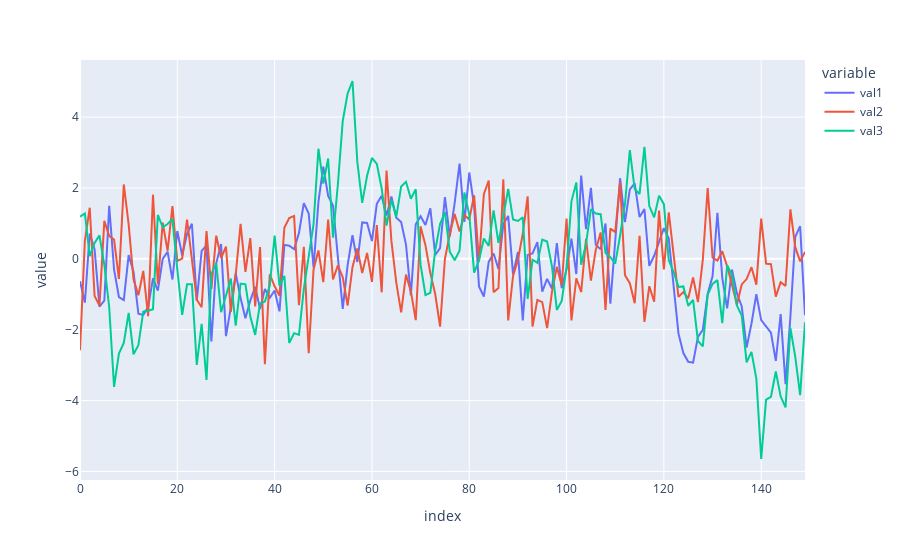

Notebook cell for this chart:
### Code cell
import plotly.express as px

fig = px.line(df_1, facet_col_wrap=1)
fig.update_yaxes(matches=None)
fig.show()

### Figure 1 — Plotly figure (JSON) as saved in the notebook; plotly's stock layout.template omitted (floating-point values rounded to 4 significant figures; data arrays with more than 128 entries replaced by an {"elided": "..."} marker saying what was removed)
{"data": [{"hovertemplate": "variable=val1<br>index=%{x}<br>value=%{y}<extra></extra>", "legendgroup": "val1", "line": {"color": "#636efa", "dash": "solid"}, "marker": {"symbol": "circle"}, "mode": "lines", "name": "val1", "orientation": "v", "showlegend": true, "type": "scatter", "x": {"elided": "150 int values"}, "xaxis": "x", "y": {"elided": "150 float values"}, "yaxis": "y"}, {"hovertemplate": "variable=val2<br>index=%{x}<br>value=%{y}<extra></extra>", "legendgroup": "val2", "line": {"color": "#EF553B", "dash": "solid"}, "marker": {"symbol": "circle"}, "mode": "lines", "name": "val2", "orientation": "v", "showlegend": true, "type": "scatter", "x": {"elided": "150 int values"}, "xaxis": "x", "y": {"elided": "150 float values"}, "yaxis": "y"}, {"hovertemplate": "variable=val3<br>index=%{x}<br>value=%{y}<extra></extra>", "legendgroup": "val3", "line": {"color": "#00cc96", "dash": "solid"}, "marker": {"symbol": "circle"}, "mode": "lines", "name": "val3", "orientation": "v", "showlegend": true, "type": "scatter", "x": {"elided": "150 int values"}, "xaxis": "x", "y": {"elided": "150 float values"}, "yaxis": "y"}], "layout": {"legend": {"title": {"text": "variable"}, "tracegroupgap": 0}, "margin": {"t": 60}, "xaxis": {"anchor": "y", "domain": [0, 1], "title": {"text": "index"}}, "yaxis": {"anchor": "x", "domain": [0, 1], "title": {"text": "value"}}}}
